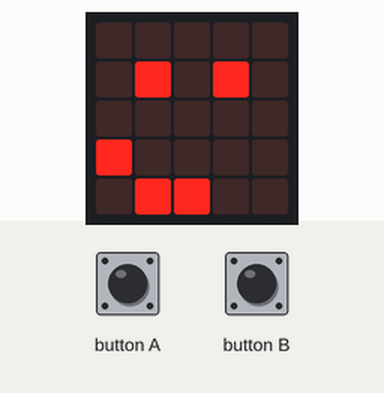
Recording of a program running on a simulated BBC micro:bit (MakeCode). Parts: the board's 5×5 LED display. The inputs (shaded band) are chosen by the test bench.

Above: at 1.7 s.
1.8 s: button B pressed for 0.15 s
At 2.25 s:
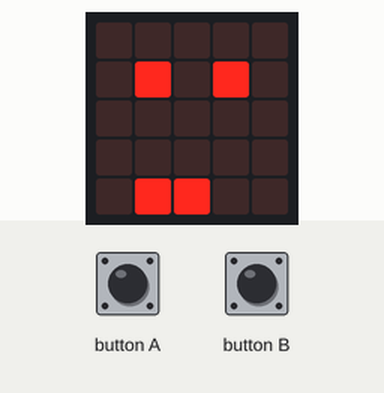
2.5 s: button A pressed for 0.15 s
At 3.9 s:
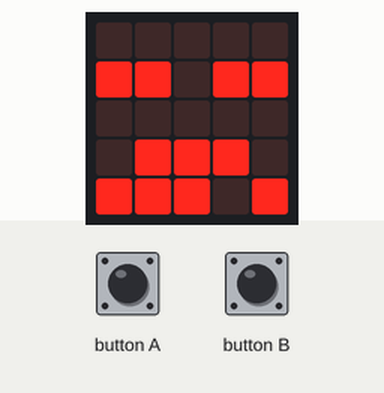
4.2 s: button B pressed for 0.15 s
At 5.3 s:
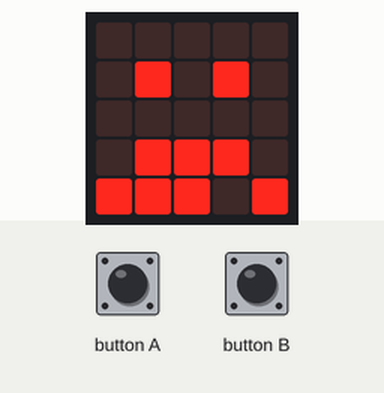
5.9 s: button A pressed for 0.15 s
At 6.1 s:
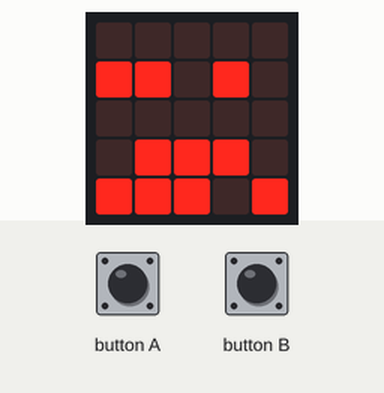
Timing chart, 0 to 8.6 s (numbered marks = the images above; inputs shaded):
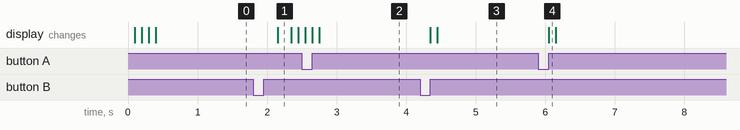

Measured:
- after the input at 1.8 s, the display: changes after 0.35 s (image 1)
- after the input at 2.5 s, the display: first differs from a run without the input after 0.15 s (image 2 shows a later state)
- after the input at 4.2 s, the display: first changes after 0.15 s (image 3 shows a later state)
- after the input at 5.9 s, the display: changes after 0.15 s (image 4)

The program:

main.ts
```typescript
input.onButtonPressed(Button.A, function () {
    led.plot(0, 1)
    basic.pause(100)
    led.plot(4, 1)
})
input.onButtonPressed(Button.B, function () {
    led.unplot(0, 1)
    basic.pause(100)
    led.unplot(4, 1)
    basic.pause(100)
    led.unplot(0, 3)
    basic.pause(100)
    led.unplot(4, 3)
    basic.pause(100)
    led.plot(0, 4)
    basic.pause(100)
    led.plot(1, 3)
    basic.pause(100)
    led.plot(2, 3)
    basic.pause(100)
    led.plot(3, 3)
    basic.pause(100)
    led.plot(4, 4)
})
led.plot(1, 1)
basic.pause(100)
led.plot(3, 1)
basic.pause(100)
led.plot(0, 3)
basic.pause(100)
led.plot(1, 4)
basic.pause(100)
led.plot(2, 4)
basic.pause(100)
```

test.ts
```typescript
// Tady jsou testy. Při použití tohoto balíčku jako rozšíření nebude zkompilováno.
```
